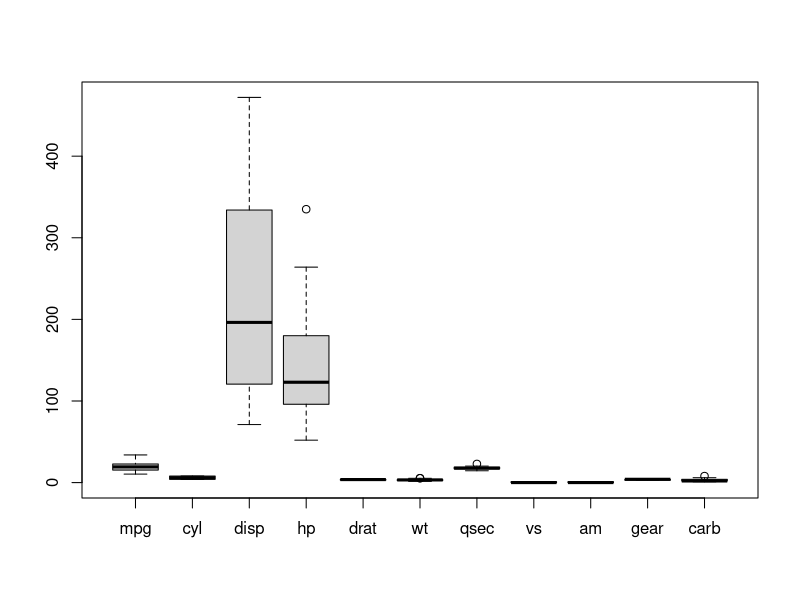
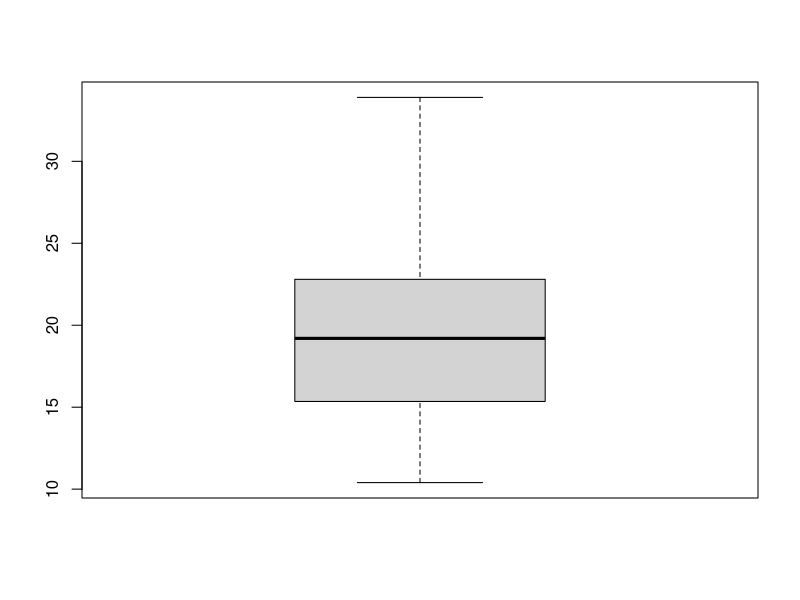
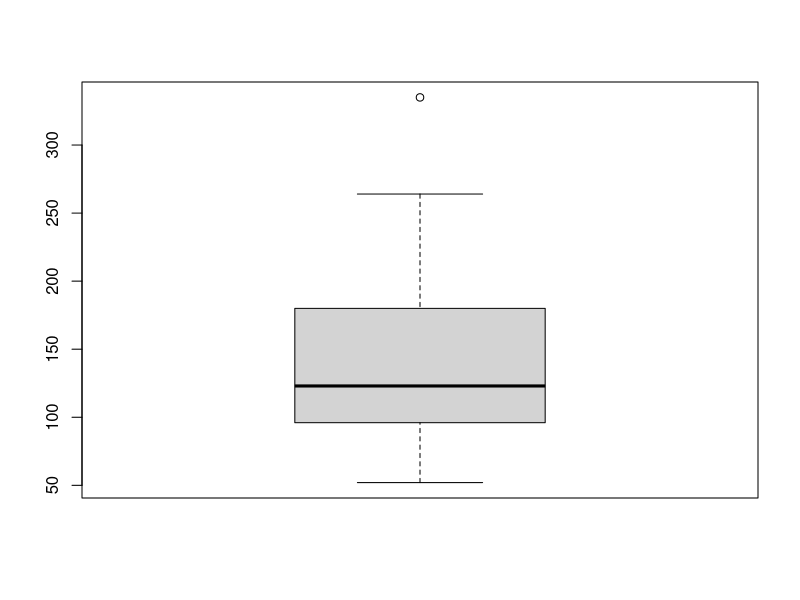
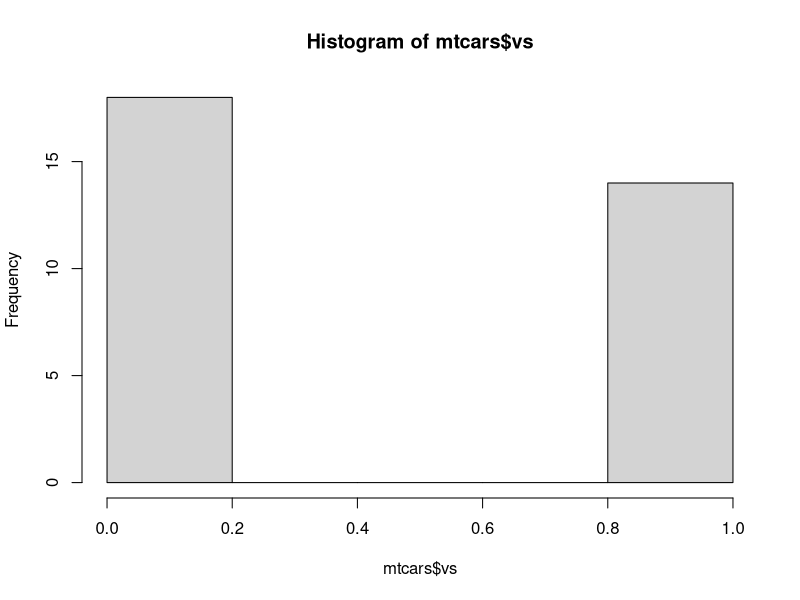
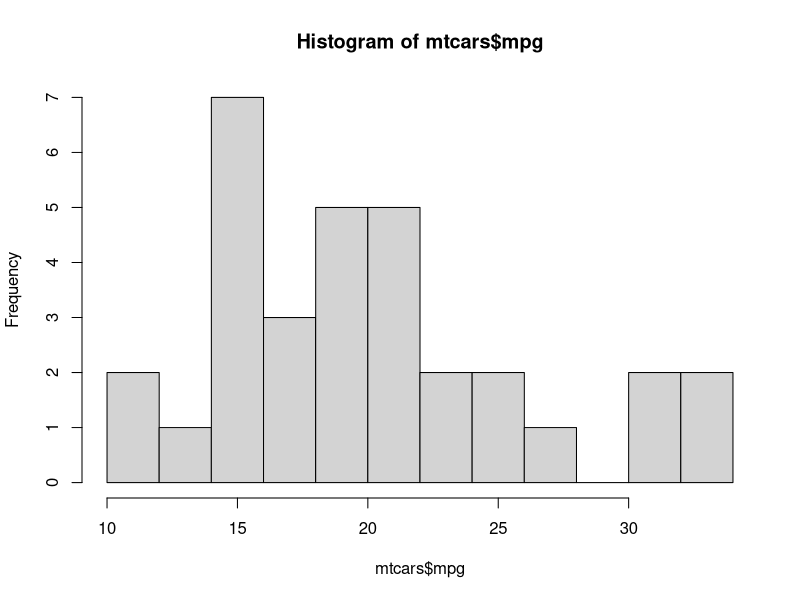
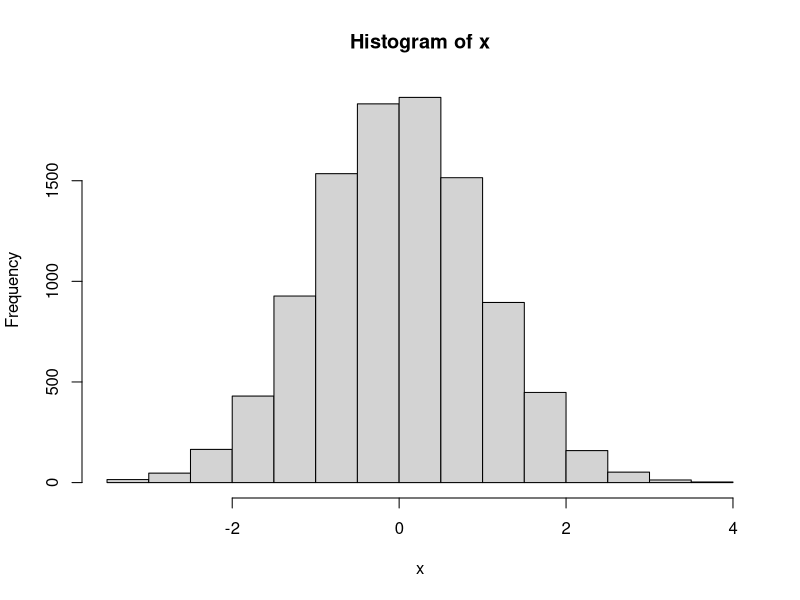
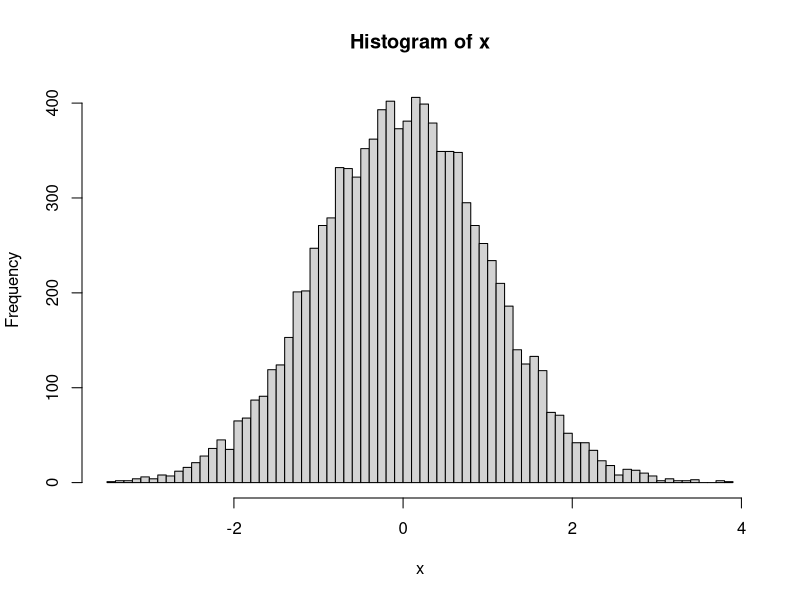

The R source for these figures, in order:
#' ---
#' title: "UNIVARIATE STATISTICS TERMINOLOGIES"
#' author: "Executed by Neha More"
#' date: "Nov 3rd, 2017"
#' ---

#'This mini project involves learning the basic terminologies of univariate statistics in R.
#'It involves the following:
#'1.Analysing and finding mean,median,mode,sd,quatile ranges of a dataset.
#'2.Loading library psych and learning its functionality for storing statistical summaries in data frames.
#'3.Plotting boxplots and histograms.
#'4.Summarising categorical data,using frequencies.
#'Here we use arthritis dataset and analyse the dataset using terms like crosstables,xtabs,collapsing tables and adding margins,etc.
#'5.Assignment: To tell whether automatic transition results in better mileage of the cars or no.(using data set mtcars)
#'6.Assignment: To check whetehr age impacts the arthritis patients treatement.ie "treated" people.(using arthritis dataset)
#'

##-----------------------------------------------------------------------------------
#'--------------------------------------------------------------------------------
#'
#'**1. lets load dataset mtcars consisting of 32 obs and 11 variables.**
data("mtcars")
View(mtcars)

#---------------
#'various stat functions are as follows:
mean(mtcars$mpg) #gives the mean of variable(column) mpg
median(mtcars$mpg) #gives the median of variable(column) mpg
min(mtcars$mpg)#gives the min value of variable(column) mpg
max(mtcars$mpg)#gives the mex value of variable(column) mpg
var(mtcars$mpg)#gives the variance of variable(column) mpg
sd(mtcars$mpg)#gives the sd of variable(column) mpg
IQR(mtcars$mpg)#gives the Inter quartile range of variable(column) mpg

summary(mtcars) #summarises data for all variables together giving its statistical values.
#'---------------------------------------------------------------------------------------
s=summary(mtcars$mpg) #stores the summary of column mpg in table format in s.
class(s)
names(s) #gives the names of table data
#'we can access the values stored in s by following command:
s["Max."] #to access the maximum value in s
s["1st Qu."] #to access the first quatile value in s
#'----------------------------------------------------------------------------------------
ss=summary(mtcars) #similarly we can store entire summary and access individual values.
class(ss)
names(ss)

#----------
#'how to access value of data in ss
ss[1,2] #1st row n 2nd col::cyl column min data
ss[5,6] #5th row n 6th col:: 3rd quartile of wt variable.

#-------------------------------------
#'**2. Loading library psych..it is used to store summary data in different manner using describe function.**
library(psych)
describe(mtcars) #gives detailed statistical measurments of all column variables.
#'kurtosis above means measure of peakness.
#-----------------------------------
#'store it in object
sss=describe(mtcars)
class(sss)  #class will be DF wic was table earlier
View(sss)
View(ss) #note the difference.earlier "ss" was a table .This "sss" is a DF
#------------------
#'accessing values within df
rownames(sss) #gives all the column headers(ie variable names)
colnames(sss) #gives all the statistical measurement names.
#'lets acces the values in the above dataframe.
#'
sss["gear","max"] #gear is row n max is col

sss[c("gear","mpg","wt"),c("max","sd","skew")] #multiple elements access

#'--------------------------------------------------------------------------
#'**3. Plotting boxplots,histograms**
#'boxplot is made as follows:
#+ fig.width=10, fig.height=7
boxplot(mtcars)
boxplot(mtcars$mpg)
boxplot(mtcars$hp)

#'plotting histograms:

hist(mtcars$vs)
hist(mtcars$mpg,breaks=10) #do not use breaks if data is less
#'------------------------------------------------------
#'lets generate random normal distributuion data set(x) and plot histogram
x=rnorm(10000) 
hist(x)
hist(x,breaks=100)

##'-------------------------------------------------------------------
#'**4. lets summarise categorical data,using frequencies.**
#'loading library vcd and grid and dataset arthritis which consists of 85obs and 5 variables.
#'Arthritis dataset consists Data from Koch \& Edwards (1988) from a double-blind clinical trial investigating a new treatment for rheumatoid arthritis.
#'Format of dataset is as follows:
#'ID:patient ID.
#'Treatment:factor indicating treatment (Placebo, Treated).
#'Sex:factor indicating sex (Female, Male).
#'Age:age of patient.
#'Improved:ordered factor indicating treatment outcome (None, Some, Marked).
#'------------------------------


library(vcd)
library(grid)
data("Arthritis")
View(Arthritis)
#------------------
#'lets Summarise it
summary(Arthritis)

describe(Arthritis)
tab=table(Arthritis$Improved) #storing count of values of variable improved in tab.
tab
#--------------------------
#'prop.table converts into proportion ie percentages
t=round(prop.table(tab)*100,2)
t
#'output shows that out of 84 patients 50%shows no improvemnt,16.67% has some improvement and 33.33% has marked improvement.
#----------------------------------------------
#'lets create more dimension table ie cross tables
tab=table(Arthritis$Improved,Arthritis$Sex)
tab
class(Arthritis) #its a df
#'another way to create cross table is xtabs
xtabs(~Improved+Sex,data=Arthritis)
xtabs(~Improved+Treatment+Sex,data=Arthritis)

##------------------------------------------------
#'the diff is just the syntax btw xtabs ntable function.o/p is the same.
#'
#'**lets create a two way table btw treatemnt and improved for further analysis.**
tab=table(Arthritis$Treatment,Arthritis$Improved)
tab
#'**output:we can say that placebo received patients had no improvmnet & treated patients had marked improvmtn.**
#'but instead of values lets convert into percentages. by using prop.table
round(prop.table(tab)*100,2)
#'NOTE:but this percentage is overall.ie 34% is outof 84 entries n not out of people who received placebo.
#'i need % across placebo sum n across treatemnt sum
#'hence i write 1 for first value ie treatment n 2 across improvemnt.
final=round(prop.table(tab,1)*100,2) #gives percentage across treatment.ie row % will add upto 100%
final
addmargins(final,2)
#'**CONCLUSION:
#'67% WHO RECEIVED PLACEBO HAD NO IMPROVMNT N 51% WHO WERE TREATED SHOWED IMPROVEMNT.
#'HENCE DOING TREATEMENT  IS BETTER THAN giving PLACEBO to arthritis patients..**
#'
#'lets check summary across improvement
final1=round(prop.table(tab,2)*100,2) #Gives % across improved.ie columns will add upto 100%.
addmargins(final1,1)

#'lets see how to collapse table
tab
margin.table(tab) #collapses the table n says it has 84 observations ie rows
margin.table(tab,1)
margin.table(tab,2)

#'lets add margins
tab=table(Arthritis$Treatment,Arthritis$Improved)
tab
addmargins(tab)
addmargins(tab,1) #nos.across treatment are added
addmargins(tab,2) #nos across improved are added.

#'
#'lets see a three dimensional example.
tab3=xtabs(~Treatment+Sex+Improved,data=Arthritis)
tab3
ftable(tab3) #displays better way
#=======================
margin.table(tab3)
margin.table(tab3,1)
margin.table(tab3,c(1,3))
margin.table(tab3,c(1,2))
#-------------------------------------
ftable(prop.table(tab3,c(1,3))*100) #gives percentages in dimension of treatemtn n improved.ie.placebo and none will add upto 100%
#also treated and marked will add upto 100%

#---------------------------------------------------
ftable(addmargins(prop.table(tab3,c(1,2)),3)) # 3 is for improved.so improved is summation.
#'**CONCLUSION:
#'59 % of femals who were treated had marked improvemnt
#'90% of males who were on placebo n 50 % who were treated had no improvment
#'hence we can say that the drug has more impact on females dan males.**

##-----------------------------------------------------------------------------------
#'--------------------------------------------------------------------------------
#'
#'**e.g of mtcars
#'5. QUESTION: To tell whether automatic transition results in better mileage of the cars or no.**
#'lets load data mtcars
data(mtcars)
View(mtcars)
#'lets create cross table of mileage n automation
mycars=mtcars[,c("mpg","am")]
mycars
xtabs(~am+mpg,data=mycars) #bad idea bcz we cannot retrive any information from this.bcz frequency value is extreme less.

mean(mycars$mpg)
#-----------------
#'lets subset data acc to am value 0 & 1
mycars.am.0=mycars[mycars$am==0,]
mycars.am.0
mycars.am.1=mycars[mycars$am==1,]

#'now lets find mean of both wen am =0 n am=1
mean(mycars.am.0$mpg)
mean(mycars.am.1$mpg)
#'**CONCLUSION:hence average mileage is better(mpg) wehn transmision is automatic.(am=1)**

##-----------------------------------------------------------------------------------
#'--------------------------------------------------------------------------------
#'
#'**QUESTION:To check whetehr age impacts the arthritis patients treatement.ie "treated" people.**

myarth=Arthritis[Arthritis$Treatment=="Treated",] #we subset people who were treated in object myarth.

none.improved=myarth[myarth$Improved=="None",] #subsetted none improved
some.improved=myarth[myarth$Improved=="Some",] #subsetted none improved
marked.improved=myarth[myarth$Improved=="Marked",] #subsetted none improved

mean(none.improved$Age)
mean(some.improved$Age)
mean(marked.improved$Age)

#'**CONCLUSION:IT SHOWS THAT WHEN D AGE OF PATIENTS IS ON THE HIGHER SIDE THEN MEDICINE WORKS BETTER.
#'OLDER PEOPLE MEDICINES WORKS BETTER N R TREATED BETTER.
#'BUSSINESS UNDERSTNADING IS THAT OLDER PEOPLE HAVE MAJOR SYMPTOMS HENCE THE RESULT OF TREATMENT IS ALSO MUCH PRONOUNCED ON THEM DEN YOUNGER PEOPLE.**
#'
#'                                                **FINISH**